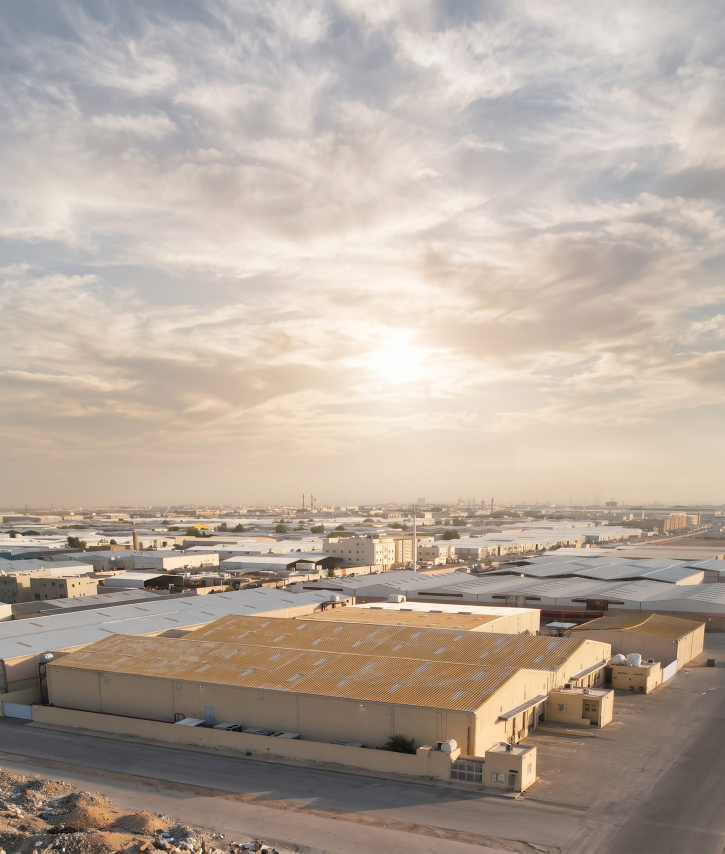
#> input picture assets/photos/warehouses-sky-wide.jpg, 2175 x 2560 px (shown at 1/3 size)
$ python build_images.py
#> lines starting #> are read from the running program, lines starting #| are printed output that depends on the picture
"""Generate responsive WebP/AVIF images for the site from assets/.

Run from the repo root:  python3 scripts/build_images.py
Outputs go to img/. Every output is kept under ~400KB.
"""
from pathlib import Path
from PIL import Image, ImageOps

ROOT = Path(__file__).resolve().parent.parent
SRC = ROOT / "assets"
OUT = ROOT / "img"
OUT.mkdir(exist_ok=True)
LIMIT = 400 * 1024


def save_variants(im, name, widths, q_webp=78, q_avif=55, avif=True):
    im = im.convert("RGB")
    for w in widths:
        if w > im.width:
            w = im.width
        h = round(im.height * w / im.width)
        r = im.resize((w, h), Image.LANCZOS)
        for fmt, q in (("webp", q_webp), ("avif", q_avif)):
            if fmt == "avif" and not avif:
                continue
            p = OUT / f"{name}-{w}.{fmt}"
            qq = q
            while True:
                r.save(p, fmt.upper(), quality=qq, method=6) if fmt == "webp" else r.save(p, "AVIF", quality=qq, speed=4)
                if p.stat().st_size <= LIMIT or qq <= 35:
                    break
                qq -= 6
            print(f"{p.name:40s} {w}x{h} {p.stat().st_size // 1024}KB q{qq}")


def crop_frac(im, top, bottom):
    return im.crop((0, round(im.height * top), im.width, round(im.height * bottom)))


# Hero: portrait for phones, landscape crop for wide screens
sky = Image.open(SRC / "photos/warehouses-sky-wide.jpg")
#> sky is the input picture: PIL image 2175x2560 RGB; mean R, G, B 182.4, 168.7, 156.9
# phones: warehouse-focused crop of the oblique aerial shot so the roofs sit behind the title
a1 = Image.open(SRC / "photos/aerial-angle-1.jpg")
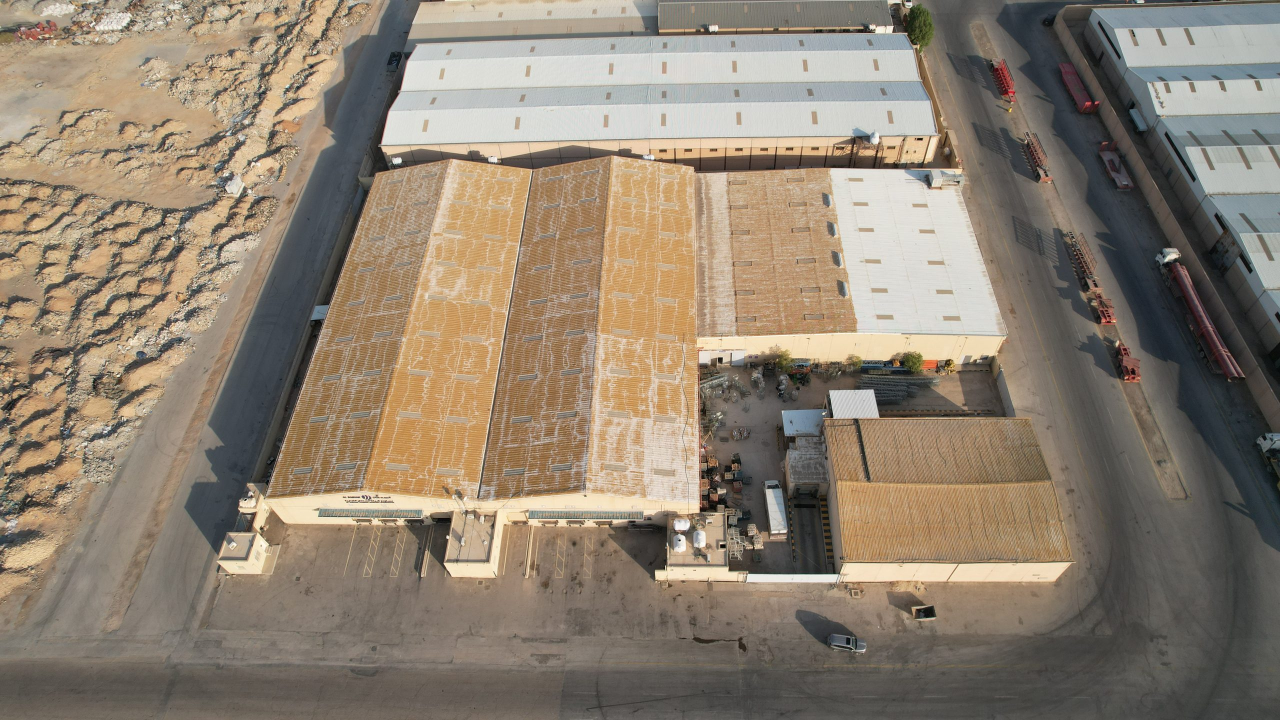
#> input picture assets/photos/aerial-angle-1.jpg, 2560 x 1440 px (shown at 1/2 size)
#> a1 is the input picture: PIL image 2560x1440 RGB; mean R, G, B 141.4, 128.6, 112.6
save_variants(a1.crop((600, 0, 2300, 1440)), "hero-mobile", [640, 960, 1280], q_webp=70, q_avif=42)
#> in save_variants, `im = im.convert("RGB")`:
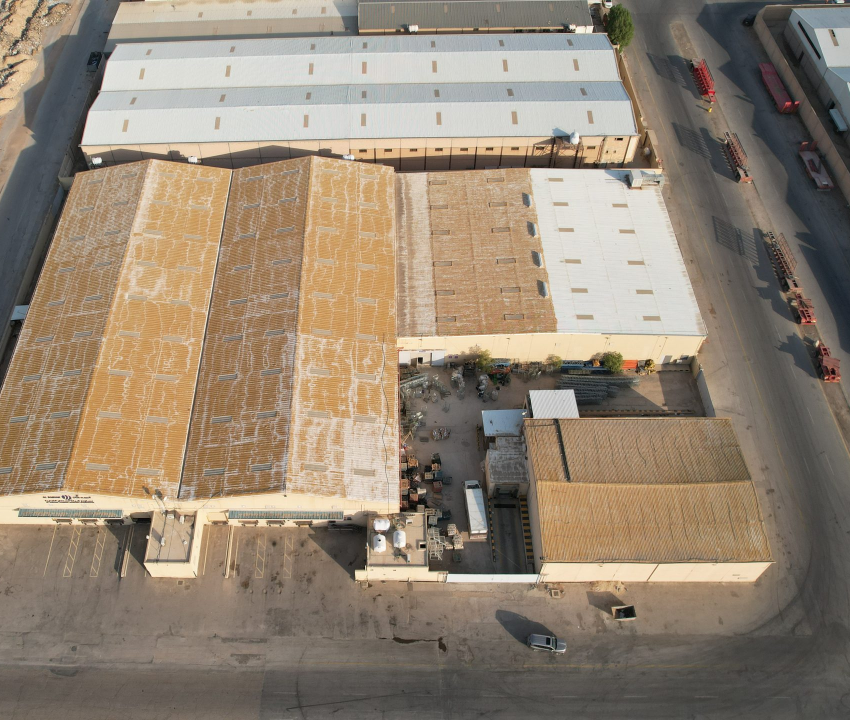
#> im: PIL image 1700x1440 RGB (shown at 1/2 size); mean R, G, B 146.6, 132.2, 115
#> the loop in save_variants, `for w in widths:` made 1 pass
#> pass 1, in save_variants, `r = im.resize((w, h), Image.LANCZOS)`:
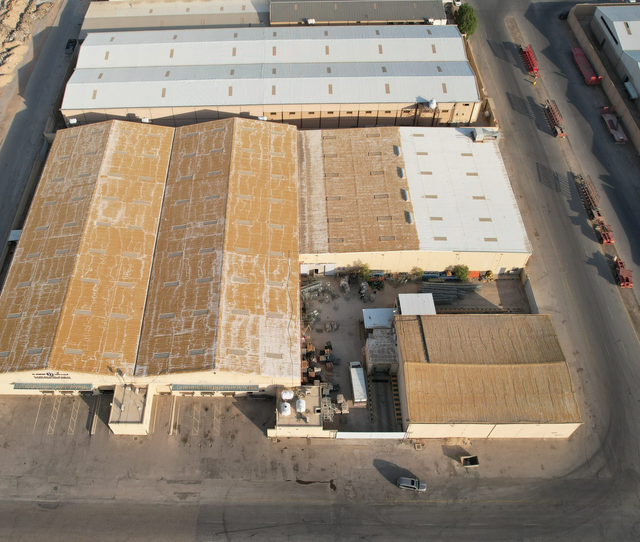
#> r: PIL image 640x542 RGB; mean R, G, B 146.6, 132.2, 115
#> (the run stopped early here; a loop or call above may not have finished)
